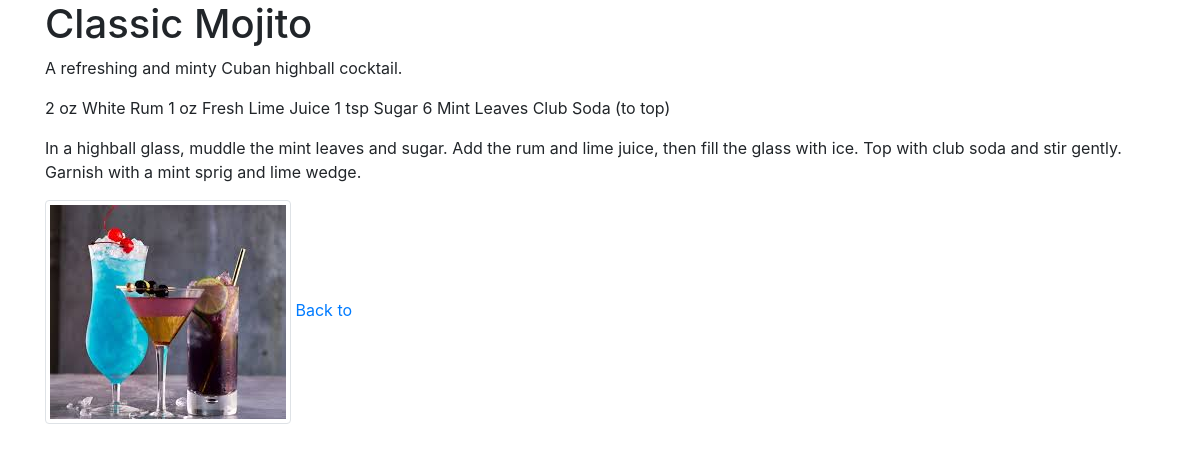
Page /recipe/1/ on the committed database.
### kessy/models.py (models this page shows, shortened)
class Recipe(models.Model):
    CATEGORY_CHOICES = [
        ('Appetizers & Snacks', 'Appetizers & Snacks'),
        ('Beverages & Cocktails', 'Beverages & Cocktails'),
        ('Breads & Breakfasts', 'Breads & Breakfasts'),
        ('Cakes & Frostings', 'Cakes & Frostings'),
        ('Casseroles & Skillets', 'Casseroles & Skillets'),
        ('Condiments, Spreads & Relishes', 'Condiments, Spreads & Relishes'),
        ('Cookies & Candies', 'Cookies & Candies'),
        ('Desserts', 'Desserts'),
        ('Beef', 'Beef'),
        ('Bread', 'Bread'),
        ('Chicken', 'Chicken'),
        ('Fish & Seafood', 'Fish & Seafood'),
        ('Indian Food', 'Indian Food'),
        ('Italian Food', 'Italian Food'),
        ('Lamb', 'Lamb'),
        ('Main Course', 'Main Course'),
        ('Pasta', 'Pasta'),
        ('Pork', 'Pork'),
        ('Salads', 'Salads'),
        ('Soups', 'Soups'),
    ]
    title = models.CharField(max_length=200)
    description = models.TextField()
    ingredients = models.TextField()
    instructions = models.TextField()
    category = models.CharField(max_length=50, choices=CATEGORY_CHOICES)
    image = models.ImageField(upload_to='recipes/', blank=True, null=True)
    user = models.ForeignKey(User, on_delete=models.CASCADE)  # Ensure null=False and blank=False

### kessy/views.py (the view)
# urls.py: path('recipe/<int:recipe_id>/', views.recipe_detail, name='recipe_detail'),
def recipe_detail(request, recipe_id):
    recipe = get_object_or_404(Recipe, id=recipe_id)
    return render(request, 'kessy/recipe_detail.html', {'recipe': recipe})

### kessy/templates/kessy/recipe_detail.html (shortened to what this page needs)
<!DOCTYPE html>
<html>
<head>
    <link rel="stylesheet" href="https://stackpath.bootstrapcdn.com/bootstrap/4.5.2/css/bootstrap.min.css">
</head>
<body>
    <div class="container">
        <h1>{{ recipe.title }}</h1>
        <p>{{ recipe.description }}</p>
        <p>{{ recipe.ingredients }}</p>
        <p>{{ recipe.instructions }}</p>
        <img src="{{ recipe.image.url }}" alt="{{ recipe.title }}" class="img-thumbnail">
        <a href="{% url 'category_detail' recipe.category.id %}">Back to {{ recipe.category.name }}</a>
    </div>
</body>
</html>

### rows in the picture
Recipe: title "Classic Mojito", description "A refreshing and minty Cuban highball cocktail.", ingredients "2 oz White Rum 1 oz Fresh Lime Juice 1 tsp Sugar 6 Mint Leaves Club Soda (to top)", instructions "In a highball glass, muddle the mint leaves and sugar. Add the rum and lime juice, then fill the glass with ice. Top with club soda and stir gently. Garnish with a mint sprig and lime wedge.", image (picture)
